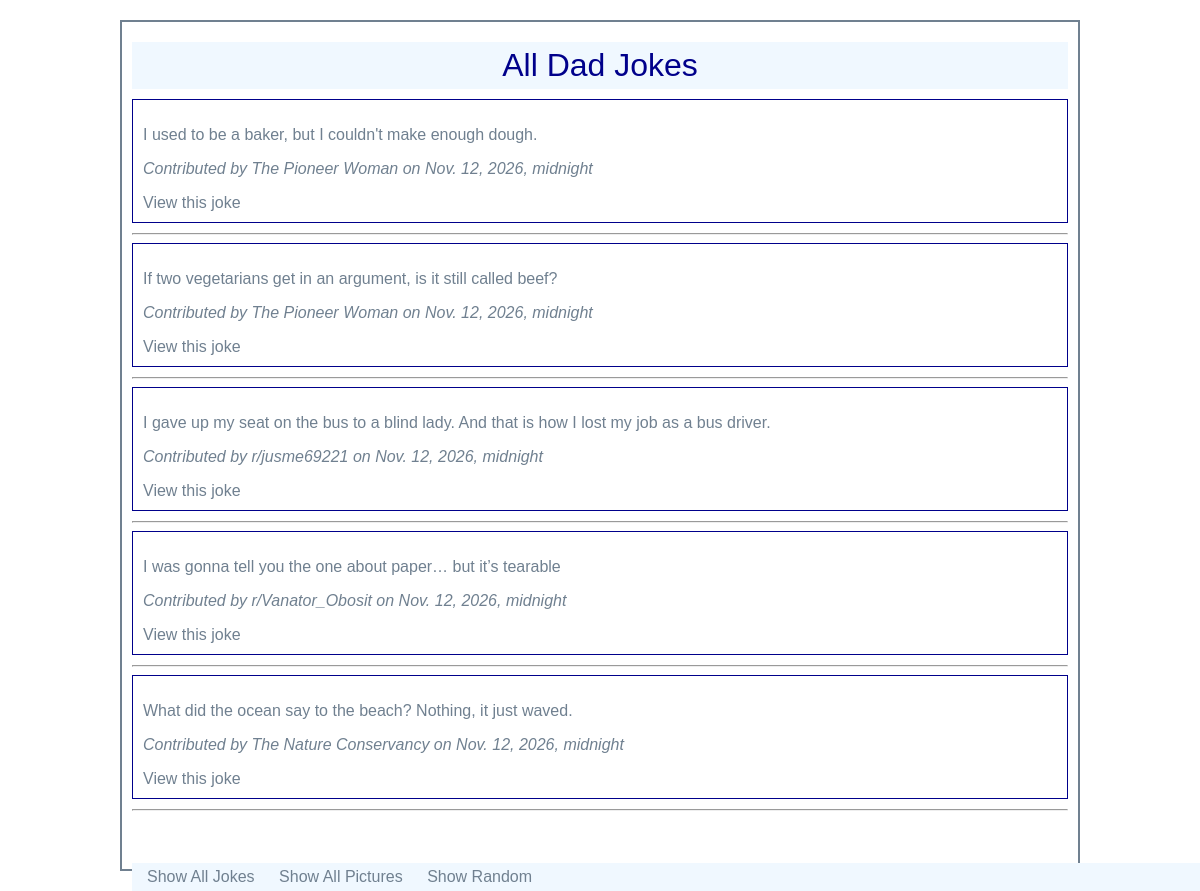
Before: /dadjokes/jokes with the older database file.
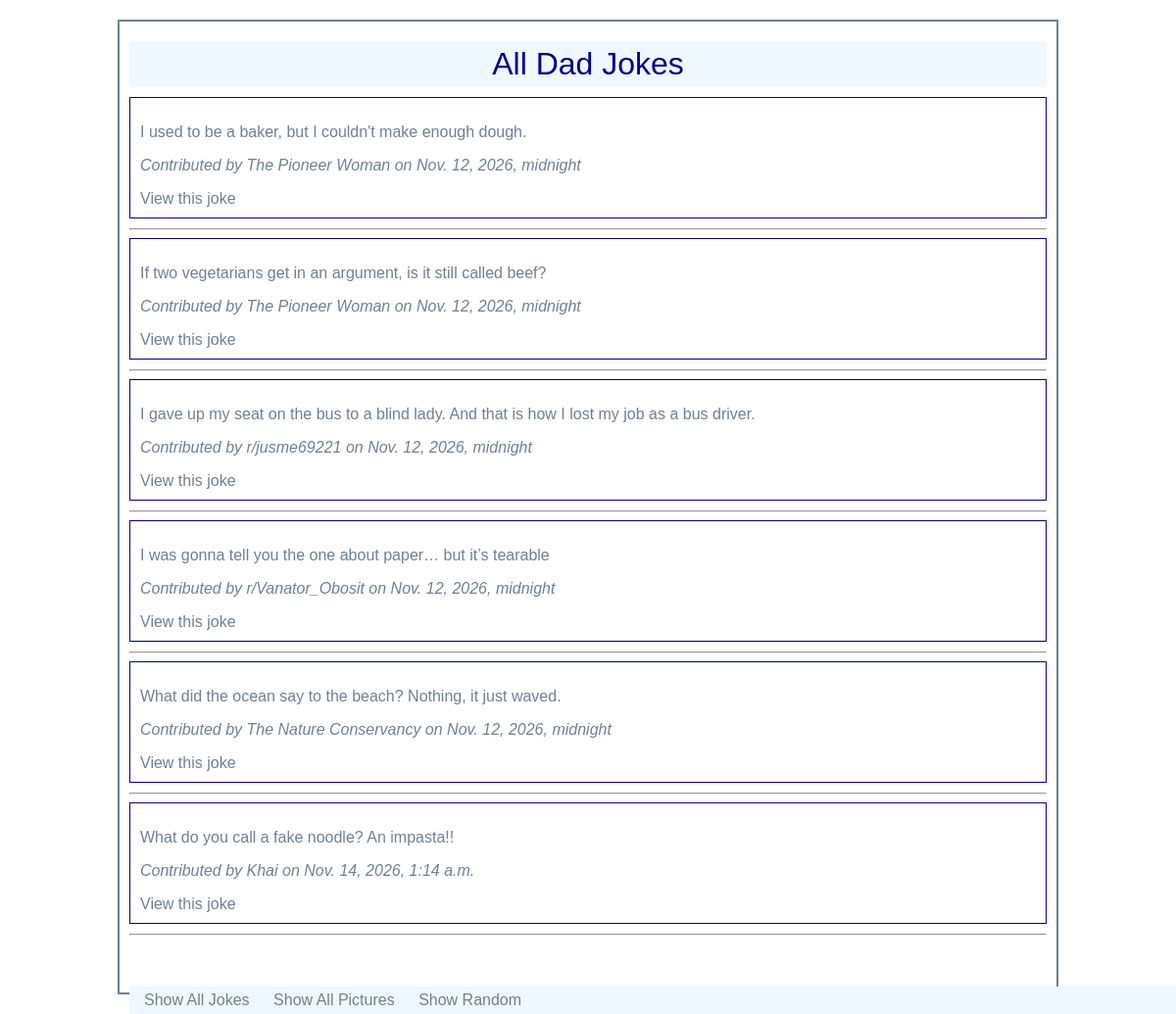
After: the same page with the newer database file.
### dadjokes/models.py (models this page shows, shortened)
class Joke (models.Model):
    text = models.TextField(blank=False)
    name = models.TextField(blank=False)
    timestamp = models.DateTimeField(auto_now_add=True)

### dadjokes/views.py (the view)
# urls.py: path('jokes', JokeListView.as_view(), name='show_all_jokes'),
class JokeListView(ListView):
    model = Joke
    template_name = 'dadjokes/show_all_jokes.html'
    context_object_name = 'jokes'

### dadjokes/templates/dadjokes/show_all_jokes.html
{% extends 'dadjokes/base.html' %}
{% block content %}
<h1>All Dad Jokes</h1>
{% for joke in jokes %}
<div class="card">
    <p>{{ joke.text }}</p>
    <p><em>Contributed by {{ joke.name }} on {{ joke.timestamp }}</em></p>
    <a href="{% url 'show_joke' joke.pk %}">View this joke</a>
</div>
<hr>
{% endfor %}
{% endblock %}

### dadjokes/templates/dadjokes/base.html (shortened to what this page needs)
{% load static %}
<html>
<head>
    <link rel="stylesheet" href="{% static 'dadjokes/styles.css' %}">
</head>
<body>
    <div class="wrapper">
        {% block content %}
        {% endblock %}
        <footer>
            <a href="{% url 'show_all_jokes' %}">Show All Jokes</a>
            <a href="{% url 'show_all_pictures' %}">Show All Pictures</a>
            <a href="{% url 'show_random' %}">Show Random</a>
        </footer>
</body>
</html>

### static/dadjokes/styles.css (style rules this page uses)
body { background-color: #fff; color: slategray; font-family: arial; max-width: 960px; margin: 20px auto; }
h1, h2, h3 { font-weight: normal; background: aliceblue; color: darkblue; margin: 0; padding: 5px; }
a, a:visited { color: slategrey; text-decoration: none; }
footer { width: 100%; background: aliceblue; position: fixed; bottom: 0; padding: 5px; }
footer a { margin: 0 10px; }
.wrapper { border: 2px solid; padding: 10px 10px 50px 10px; }
.wrapper h1 { text-align: center; margin: 10px auto; }
.card { border: 1px solid darkblue; padding: 10px; margin-bottom: 10px; }

Changed rows visible on the page:
added Joke: text "What do you call a fake noodle? An impasta!!", name "Khai", timestamp "Nov. 14, 2026, 1:14 a.m."
